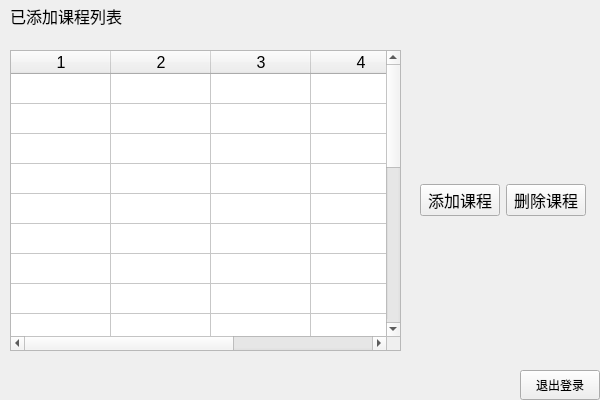
<?xml version="1.0" encoding="UTF-8"?>
<ui version="4.0">
 <class>CourseNetworkTeacher</class>
 <widget class="QWidget" name="CourseNetworkTeacher">
  <property name="geometry">
   <rect>
    <x>0</x>
    <y>0</y>
    <width>600</width>
    <height>400</height>
   </rect>
  </property>
  <property name="font">
   <font>
    <pointsize>12</pointsize>
   </font>
  </property>
  <property name="windowTitle">
   <string>课程网(教师版)</string>
  </property>
  <widget class="QPushButton" name="pushButton">
   <property name="geometry">
    <rect>
     <x>520</x>
     <y>370</y>
     <width>80</width>
     <height>30</height>
    </rect>
   </property>
   <property name="font">
    <font>
     <pointsize>9</pointsize>
    </font>
   </property>
   <property name="text">
    <string>退出登录</string>
   </property>
  </widget>
  <widget class="QWidget" name="horizontalLayoutWidget">
   <property name="geometry">
    <rect>
     <x>420</x>
     <y>160</y>
     <width>166</width>
     <height>81</height>
    </rect>
   </property>
   <layout class="QHBoxLayout" name="horizontalLayout">
    <item>
     <widget class="QPushButton" name="addCourseButton">
      <property name="text">
       <string>添加课程</string>
      </property>
     </widget>
    </item>
    <item>
     <widget class="QPushButton" name="delCourseButton">
      <property name="text">
       <string>删除课程</string>
      </property>
     </widget>
    </item>
   </layout>
  </widget>
  <widget class="QLabel" name="label">
   <property name="geometry">
    <rect>
     <x>10</x>
     <y>0</y>
     <width>131</width>
     <height>31</height>
    </rect>
   </property>
   <property name="text">
    <string>已添加课程列表</string>
   </property>
  </widget>
  <widget class="QTableWidget" name="course_info_table">
   <property name="geometry">
    <rect>
     <x>10</x>
     <y>50</y>
     <width>391</width>
     <height>301</height>
    </rect>
   </property>
   <property name="rowCount">
    <number>20</number>
   </property>
   <property name="columnCount">
    <number>5</number>
   </property>
   <attribute name="horizontalHeaderCascadingSectionResizes">
    <bool>false</bool>
   </attribute>
   <attribute name="horizontalHeaderHighlightSections">
    <bool>true</bool>
   </attribute>
   <attribute name="verticalHeaderVisible">
    <bool>false</bool>
   </attribute>
   <row/>
   <row/>
   <row/>
   <row/>
   <row/>
   <row/>
   <row/>
   <row/>
   <row/>
   <row/>
   <row/>
   <row/>
   <row/>
   <row/>
   <row/>
   <row/>
   <row/>
   <row/>
   <row/>
   <row/>
   <column/>
   <column/>
   <column/>
   <column/>
   <column/>
  </widget>
 </widget>
 <resources/>
 <connections/>
</ui>
